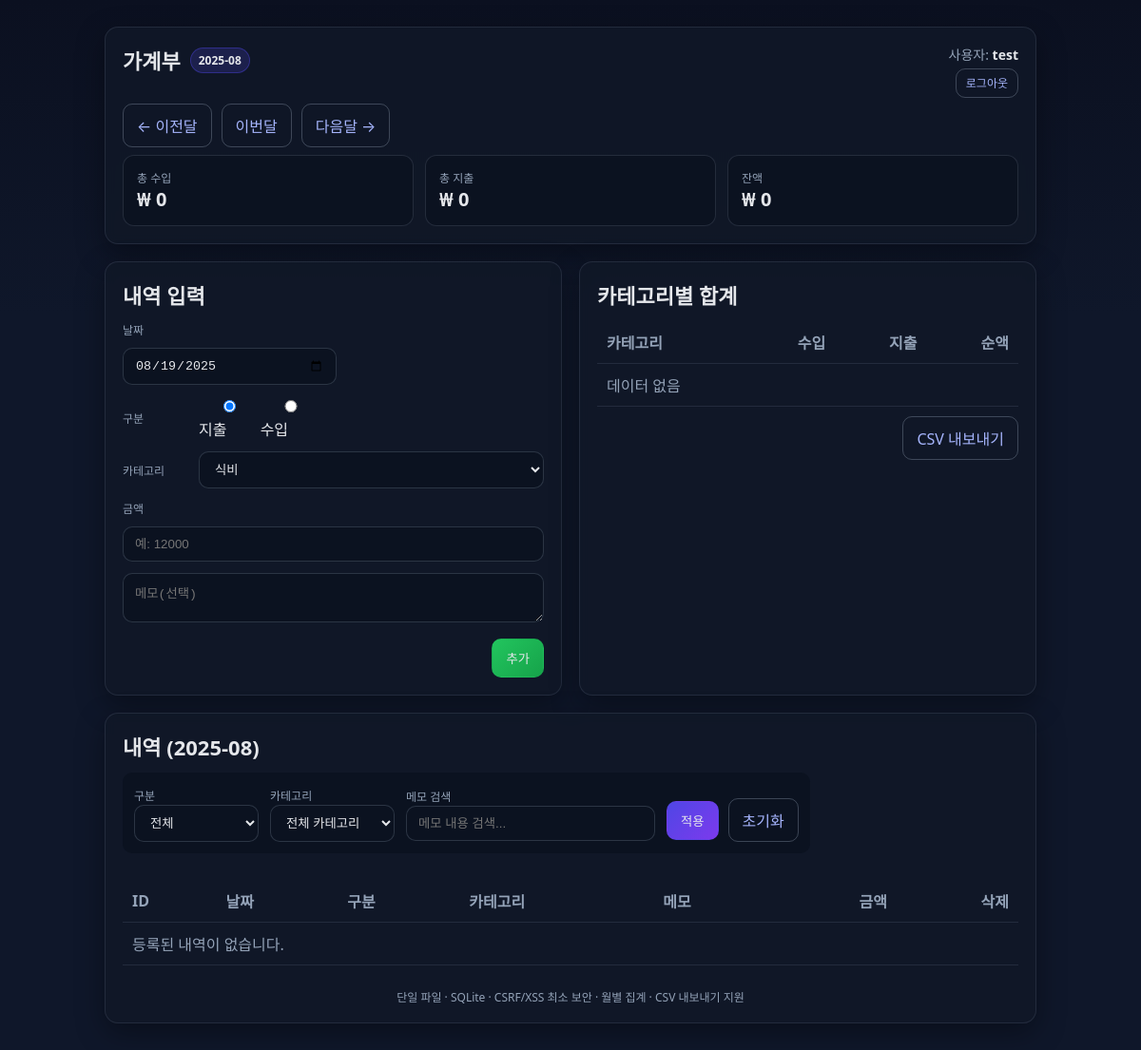
/main/main.php (signed in), run on an earlier commit of the app's database.
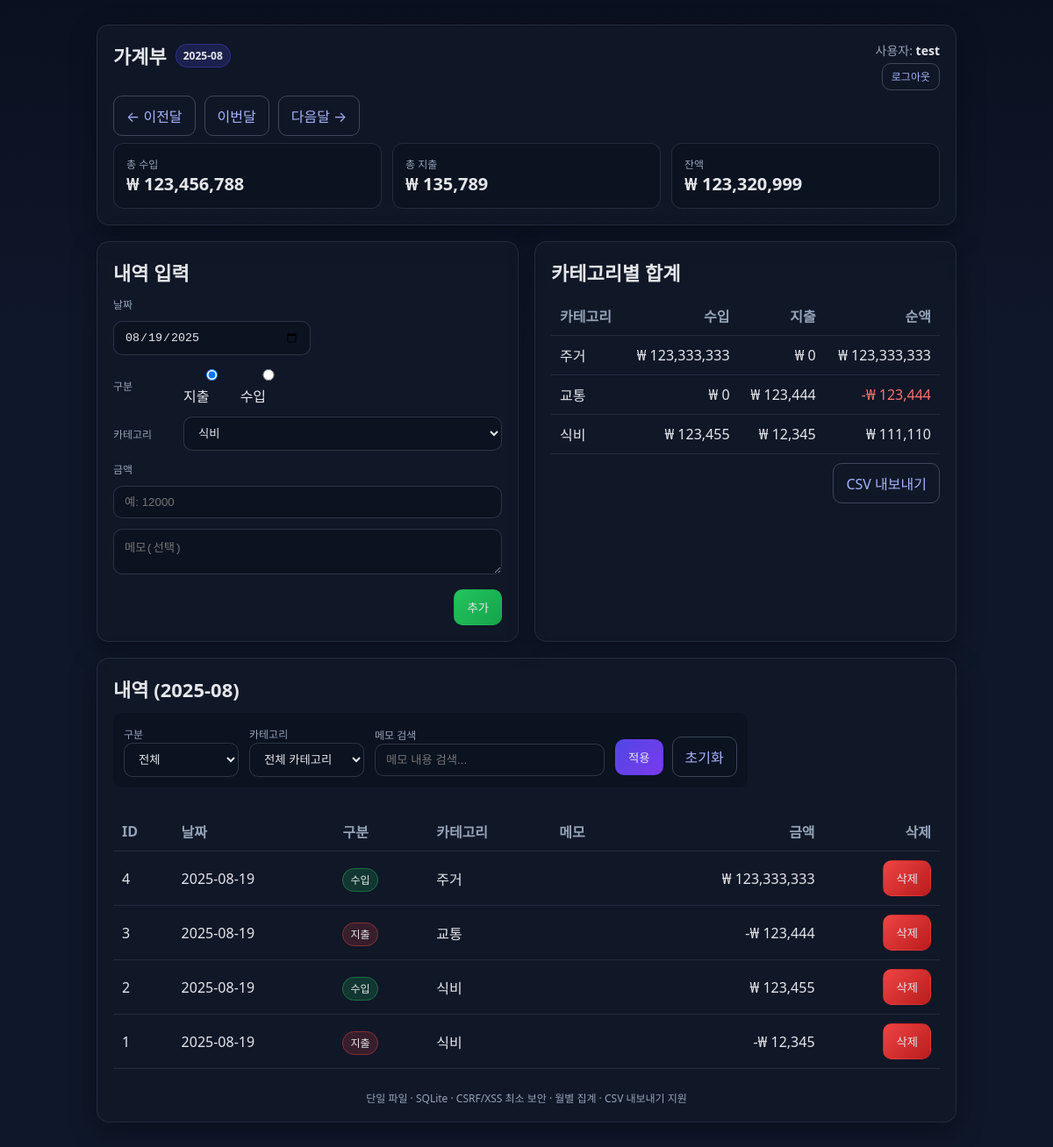
And on a later commit of the database.
### tables this page shows
CREATE TABLE AccountBook (
            AccountBook_id INTEGER PRIMARY KEY AUTOINCREMENT,
            Date TEXT NOT NULL,
            category_id INTEGER,
            transaction_type TEXT NOT NULL CHECK(transaction_type IN ('지출', '수입')),
            amount REAL NOT NULL,
            memo TEXT,
            user_id INTEGER NOT NULL,
            FOREIGN KEY (user_id) REFERENCES Users(user_id) ON DELETE CASCADE,
            FOREIGN KEY (category_id) REFERENCES Categories(category_id) ON DELETE SET NULL
        );

CREATE TABLE Categories (
            category_id INTEGER PRIMARY KEY AUTOINCREMENT,
            category_name TEXT NOT NULL UNIQUE
        );

### main/logic.php (called while the page is built, shortened)
<?php
require_once __DIR__ . '/../DB/database.php';
function h(string $s): string
{
    return htmlspecialchars($s, ENT_QUOTES | ENT_SUBSTITUTE, 'UTF-8');
}
function money_fmt($v): string
{
    return number_format((float)$v);
}
$db = get_db_connection();
$categories = get_all_categories();
$current_user_id = (int)$_SESSION['user_id'];
$month = $_GET['month'] ?? date('Y-m');
$filter_memo = trim($_GET['filter_memo'] ?? '');
$base_sql = "SELECT a.*, c.category_name
             FROM AccountBook a
             LEFT JOIN Categories c ON a.category_id = c.category_id";
$where_clauses = [
    "substr(a.Date, 1, 7) = ?",
    "a.user_id = ?"
];
$params = [$month, $current_user_id];
$sql = $base_sql . " WHERE " . implode(" AND ", $where_clauses) . " ORDER BY a.Date DESC, a.AccountBook_id DESC";
$stmt = $db->prepare($sql);
$stmt->execute($params);
$list = $stmt->fetchAll();
$sumIncome = 0.0;
$sumExpense = 0.0;
$byCat = [];
foreach ($list as $r) {
    if ($r['transaction_type'] === '수입') {
        $sumIncome += (float)$r['amount'];
    } else {
        $sumExpense += (float)$r['amount'];
    }
    $catName = $r['category_name'] ?? '미분류';
    $byCat[$catName][$r['transaction_type']] = ($byCat[$catName][$r['transaction_type']] ?? 0) + (float)$r['amount'];
}
$balance = $sumIncome - $sumExpense;
$monthDate = DateTime::createFromFormat('Y-m', $month) ?: new DateTime('first day of this month');
$prevMonth = (clone $monthDate)->modify('-1 month')->format('Y-m');
$nextMonth = (clone $monthDate)->modify('+1 month')->format('Y-m');

### DB/database.php (called while the page is built, shortened)
<?php
function get_db_connection(): PDO
{
    static $pdo;
    if ($pdo) {
        return $pdo;
    }
    try {
        $pdo = new PDO('sqlite:' . DB_FILE, null, null, [
            PDO::ATTR_ERRMODE => PDO::ERRMODE_EXCEPTION,
            PDO::ATTR_DEFAULT_FETCH_MODE => PDO::FETCH_ASSOC,
        ]);
        $pdo->exec('PRAGMA foreign_keys = ON;');
        $pdo->exec('PRAGMA journal_mode = WAL;');
    } catch (PDOException $e) {
        die("❌ 데이터베이스 연결 실패: " . $e->getMessage());
    }
    return $pdo;
}
function get_all_categories(): array
{
    $stmt = get_db_connection()->query("SELECT category_id, category_name FROM Categories ORDER BY category_id");
    return $stmt->fetchAll(PDO::FETCH_KEY_PAIR);
}

### main/main.php (the view, shortened to what this page needs)
<?php
require_once __DIR__ . '/logic.php';
?>
<!doctype html>
<html lang="ko">
<head>
  <link rel="stylesheet" href="style.css">
  <link href="https://cdn.jsdelivr.net/npm/sanitize.css@13.0.0/sanitize.min.css" rel="stylesheet">
</head>
<body>
  <div class="container grid">
    <div class="card">
      <div class="row" style="justify-content: space-between; align-items: flex-start;">
        <h1>가계부 <span class="badge"><?= h($month) ?></span></h1>
        <div style="text-align: right;">
          <div style="margin-bottom: 8px; font-size: 14px;">
            <span class="muted">사용자:</span> <strong><?= h($_SESSION['username'] ?? 'Guest') ?></strong>
          </div>
          <a href="../logout/logout.php" class="btn btn-outline" style="padding: 6px 10px; font-size: 12px;">로그아웃</a>
        </div>
      </div>
      <div class="row" style="justify-content: space-between; margin-top: 12px;">
        <div class="row">
          <a class="btn btn-outline" href="?month=<?= $prevMonth ?>">← 이전달</a>
          <a class="btn btn-outline" href="?month=<?= h(date('Y-m')) ?>">이번달</a>
          <a class="btn btn-outline" href="?month=<?= $nextMonth ?>">다음달 →</a>
        </div>
      </div>
      <div class="kpi">
        <div class="box">
          <div class="small">총 수입</div>
          <div style="font-size:20px; font-weight:700;">₩ <?= money_fmt($sumIncome) ?></div>
        </div>
        <div class="box">
          <div class="small">총 지출</div>
          <div style="font-size:20px; font-weight:700;">₩ <?= money_fmt($sumExpense) ?></div>
        </div>
        <div class="box">
          <div class="small">잔액</div>
          <div style="font-size:20px; font-weight:700;"><?= $balance >= 0 ? '₩ ' . money_fmt($balance) : '<span style="color:#f87171">-₩ ' . money_fmt(abs($balance)) . '</span>' ?></div>
        </div>
      </div>
    </div>
    <div class="grid grid-2">
      <div class="card">
        <h1>내역 입력</h1>
        <form method="post" class="grid" style="gap:12px;">
          <div class="row">
            <div class="row">
              <label class="small" style="width:70px;">날짜</label>
              <input type="date" name="d" value="<?= h(date('Y-m-d')) ?>" required>
            </div>
          </div>
          <div class="row">
            <label class="small" style="width:70px;">구분</label>
            <label><input type="radio" name="type" value="expense" checked> 지출</label>
            <label><input type="radio" name="type" value="income"> 수입</label>
          </div>
          <div class="row" style="flex-wrap: nowrap;">
            <label class="small" style="width:70px;">카테고리</label>
            <select name="category_id" style="flex:1;">
              <?php foreach ($categories as $id => $name): ?>
                <option value="<?= h($id) ?>"><?= h($name) ?></option>
              <?php endforeach; ?>
            </select>
          </div>
          <div class="row">
            <label class="small" style="width:70px;">금액</label>
            <input type="number" name="amount" min="0" step="0.01" placeholder="예: 12000" required>
          </div>
          <div>
            <textarea name="memo" rows="2" placeholder="메모(선택)"></textarea>
          </div>
          <div class="row" style="justify-content:flex-end;">
            <button class="btn btn-green" type="submit">추가</button>
          </div>
        </form>
      </div>
      <div class="card">
        <h1>카테고리별 합계</h1>
        <table>
          <thead>
            <tr>
              <th>카테고리</th>
              <th style="text-align:right;">수입</th>
              <th style="text-align:right;">지출</th>
              <th style="text-align:right;">순액</th>
            </tr>
          </thead>
          <tbody>
            <?php if (!$byCat): ?>
              <tr>
                <td colspan="4" class="muted">데이터 없음</td>
              </tr>
              <?php else: foreach ($byCat as $cat => $vals):
                $ci = $vals['수입'] ?? 0;
                $ce = $vals['지출'] ?? 0;
                $net = $ci - $ce; ?>
                <tr>
                  <td><?= h($cat) ?></td>
                  <td style="text-align:right;">₩ <?= money_fmt($ci) ?></td>
                  <td style="text-align:right;">₩ <?= money_fmt($ce) ?></td>
                  <td style="text-align:right; <?= $net < 0 ? 'color:#f87171;' : '' ?>"><?= ($net >= 0 ? '₩ ' : '-₩ ') . money_fmt(abs($net)) ?></td>
                </tr>
            <?php endforeach;
            endif; ?>
          </tbody>
        </table>
        <div class="row" style="justify-content:flex-end; margin-top:10px;">
          <a class="btn btn-outline" href="?action=export_csv&amp;month=<?= h($month) ?>">CSV 내보내기</a>
        </div>
      </div>
    </div>
    <div class="card">
      <h1>내역 (<?= h($month) ?>)</h1>
      <div class="row" style="justify-content: space-between; margin-bottom: 12px; align-items: flex-start;">
        <form method="get" style="margin-bottom: 18px; background: #0b1220; padding: 12px; border-radius: 10px;">
          <div class="row" style="gap: 12px;">
            <div style="flex: 1;">
              <label for="filter_type" class="small">구분</label>
              <select id="filter_type" name="filter_type">
                <option value="">전체</option>
              </select>
            </div>
            <div style="flex: 1;">
              <label for="filter_cat" class="small">카테고리</label>
              <select id="filter_cat" name="filter_cat">
                <option value="0">전체 카테고리</option>
              </select>
            </div>
            <div style="flex: 2;">
              <label for="filter_memo" class="small">메모 검색</label>
              <input type="text" id="filter_memo" name="filter_memo" placeholder="메모 내용 검색..." value="<?= h($filter_memo ?? '') ?>">
            </div>
            <div class="row" style="align-self: flex-end;">
              <button type="submit" class="btn btn-primary">적용</button>
              <a href="?month=<?= h($month) ?>" class="btn btn-outline">초기화</a>
            </div>
          </div>
        </form>
        <table>
          <thead>
            <tr>
              <th>ID</th>
              <th>날짜</th>
              <th>구분</th>
              <th>카테고리</th>
              <th>메모</th>
              <th style="text-align:right;">금액</th>
              <th style="text-align:right;">삭제</th>
            </tr>
          </thead>
          <tbody>
            <?php if (!$list): ?>
              <tr>
                <td colspan="7" class="muted">
                  <?php
                  $is_filtered = !empty($filter_type) || !empty($filter_cat) || !empty($filter_memo);
                  echo $is_filtered ? '필터 조건에 맞는 내역이 없습니다.' : '등록된 내역이 없습니다.';
                  ?>
                </td>
              </tr>
              <?php else: foreach ($list as $r): ?>
                <tr>
                  <td><?= (int)$r['AccountBook_id'] ?></td>
                  <td><?= h($r['Date']) ?></td>
                  <td>
                    <?php $badge_class = $r['transaction_type'] === '수입' ? 'income' : 'expense'; ?>
                    <span class="badge <?= $badge_class ?>"><?= h($r['transaction_type']) ?></span>
                  </td>
                  <td><?= h($r['category_name'] ?? '미분류') ?></td>
                  <td><?= nl2br(h($r['memo'])) ?></td>
                  <td style="text-align:right;">
                    <?= $r['transaction_type'] === '수입' ? '₩ ' . money_fmt($r['amount']) : '-₩ ' . money_fmt($r['amount']) ?>
                  </td>
                  <td style="text-align:right;">
                    <form method="post" onsubmit="return confirm('삭제하시겠습니까?');" style="display:inline;">
                      <button class="btn btn-danger" type="submit">삭제</button>
                    </form>
                  </td>
                </tr>
            <?php endforeach;
            endif; ?>
          </tbody>
        </table>
      </div>
      <footer>
        단일 파일 · SQLite · CSRF/XSS 최소 보안 · 월별 집계 · CSV 내보내기 지원
      </footer>
    </div>
</body>
</html>

### main/style.css (style rules this page uses)
:root { --bg: #0f172a; --panel: #111827; --muted: #94a3b8; --text: #e5e7eb; --accent: #4f46e5; --accent2: #22c55e; --danger: #ef4444; --ring: rgba(79, 70, 229, 0.45); }
body { background: linear-gradient(180deg, #0b1020, #0f172a 30%); color: var(--text); font-family: ui-sans-serif, system-ui, -apple-system, Segoe UI, Roboto; padding: 20px; }
.container { max-width: 980px; margin: 0 auto; }
.card { background: rgba(17, 24, 39, 0.85); border: 1px solid rgba(148, 163, 184, 0.15); border-radius: 14px; padding: 18px; box-shadow: 0 10px 30px rgba(0, 0, 0, 0.35); backdrop-filter: blur(6px); }
.grid { display: grid; gap: 18px; }
.grid-2 { grid-template-columns: 1fr 1fr; }
h1 { font-size: 22px; margin: 0 0 12px; display: flex; align-items: center; gap: 10px; }
.muted { color: var(--muted); }
input, select, button, textarea { background: #0b1220; color: var(--text); border: 1px solid rgba(148, 163, 184, 0.24); border-radius: 10px; padding: 10px 12px; outline: none; width: 100%; box-sizing: border-box; }
.btn { cursor: pointer; padding: 10px 14px; border-radius: 10px; border: 1px solid transparent; width: auto; }
.btn-primary { background: linear-gradient(135deg, var(--accent), #7c3aed); }
.btn-green { background: linear-gradient(135deg, var(--accent2), #16a34a); }
.btn-outline { background: transparent; border-color: rgba(148, 163, 184, 0.35); }
.btn-danger { background: linear-gradient(135deg, var(--danger), #b91c1c); }
.row { display: flex; gap: 10px; align-items: center; flex-wrap: wrap; }
table { width: 100%; border-collapse: collapse; }
th, td { padding: 10px; border-bottom: 1px solid rgba(148, 163, 184, 0.15); }
th { text-align: left; color: var(--muted); font-weight: 600; }
.badge { font-size: 12px; padding: 4px 8px; border-radius: 999px; background: rgba(79, 70, 229, 0.2); border: 1px solid rgba(79, 70, 229, 0.4); }
.badge.income { background: rgba(34, 197, 94, 0.18); border-color: rgba(34, 197, 94, 0.4); }
.badge.expense { background: rgba(239, 68, 68, 0.18); border-color: rgba(239, 68, 68, 0.4); }
.kpi { display: grid; grid-template-columns: repeat(3, 1fr); gap: 12px; margin-top: 8px; }
.kpi .box { background: #0b1220; border: 1px solid rgba(148, 163, 184, 0.18); border-radius: 12px; padding: 14px; }
.small { font-size: 12px; color: var(--muted); }
footer { margin-top: 24px; color: var(--muted); font-size: 12px; text-align: center; }
a { color: #a5b4fc; text-decoration: none; }

What changed in the data, as far as the page shows it:
added accountbook: AccountBook_id "4", Date "2025-08-19", transaction_type "수입", category.category_name "주거", amount "123,333,333"
added accountbook: AccountBook_id "3", Date "2025-08-19", transaction_type "지출", category.category_name "교통", amount "123,444"
added accountbook: AccountBook_id "2", Date "2025-08-19", transaction_type "수입", category.category_name "식비", amount "123,455"
added accountbook: AccountBook_id "1", Date "2025-08-19", transaction_type "지출", category.category_name "식비", amount "12,345"
Also different on the page:
money_fmt($sumIncome): "0" → "123,456,788"
money_fmt($sumExpense): "0" → "135,789"
money_fmt($balance): "0" → "123,320,999"
new list line: "주거 ₩ 123,333,333 ₩ 0 ₩ 123,333,333"
new list line: "교통 ₩ 0 ₩ 123,444 -₩ 123,444"
new list line: "식비 ₩ 123,455 ₩ 12,345 ₩ 111,110"
text no longer shown: "데이터 없음 등록된 내역이 없습니다."
